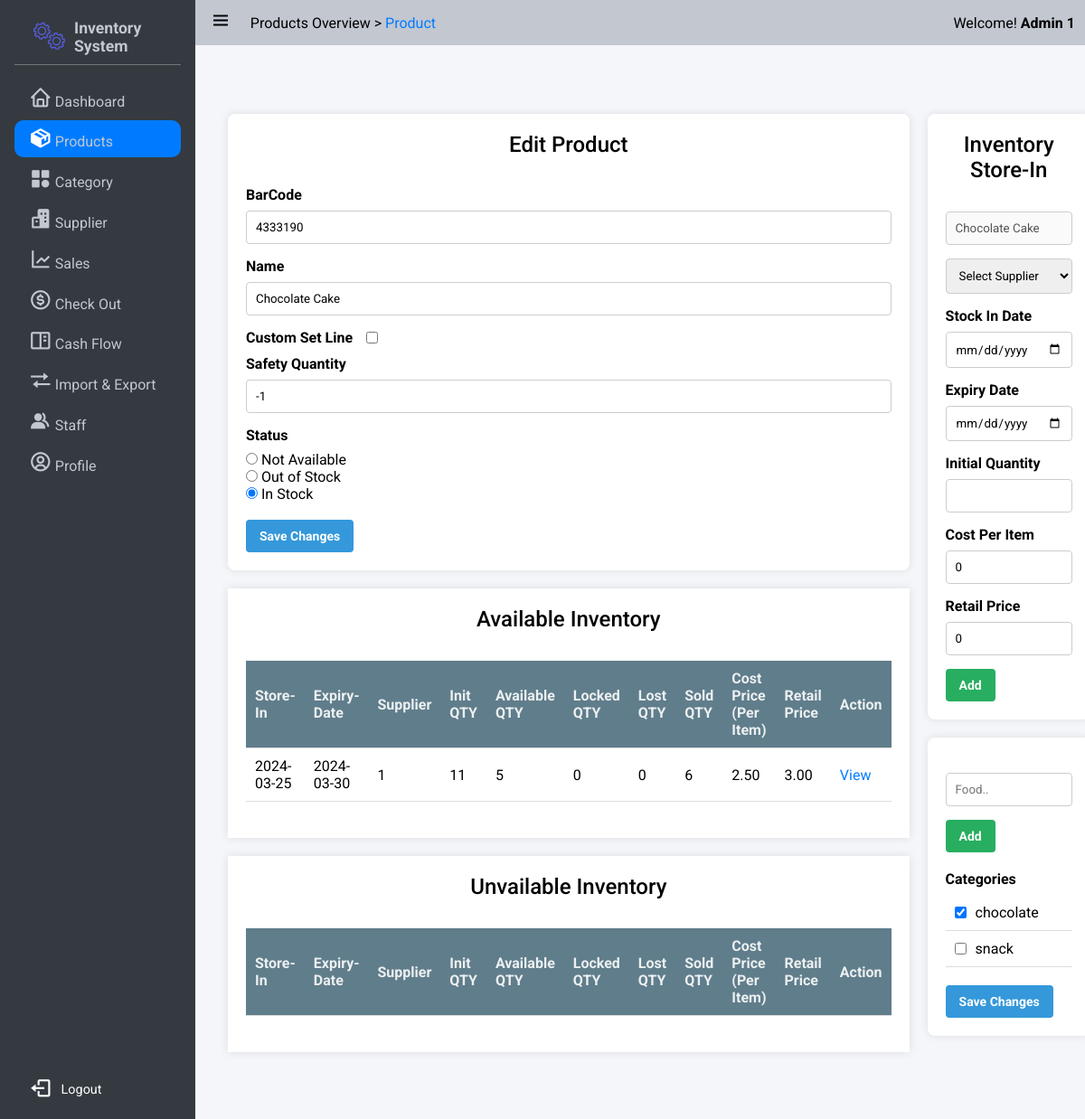
Page /products/2 (signed in) on the earlier database version.
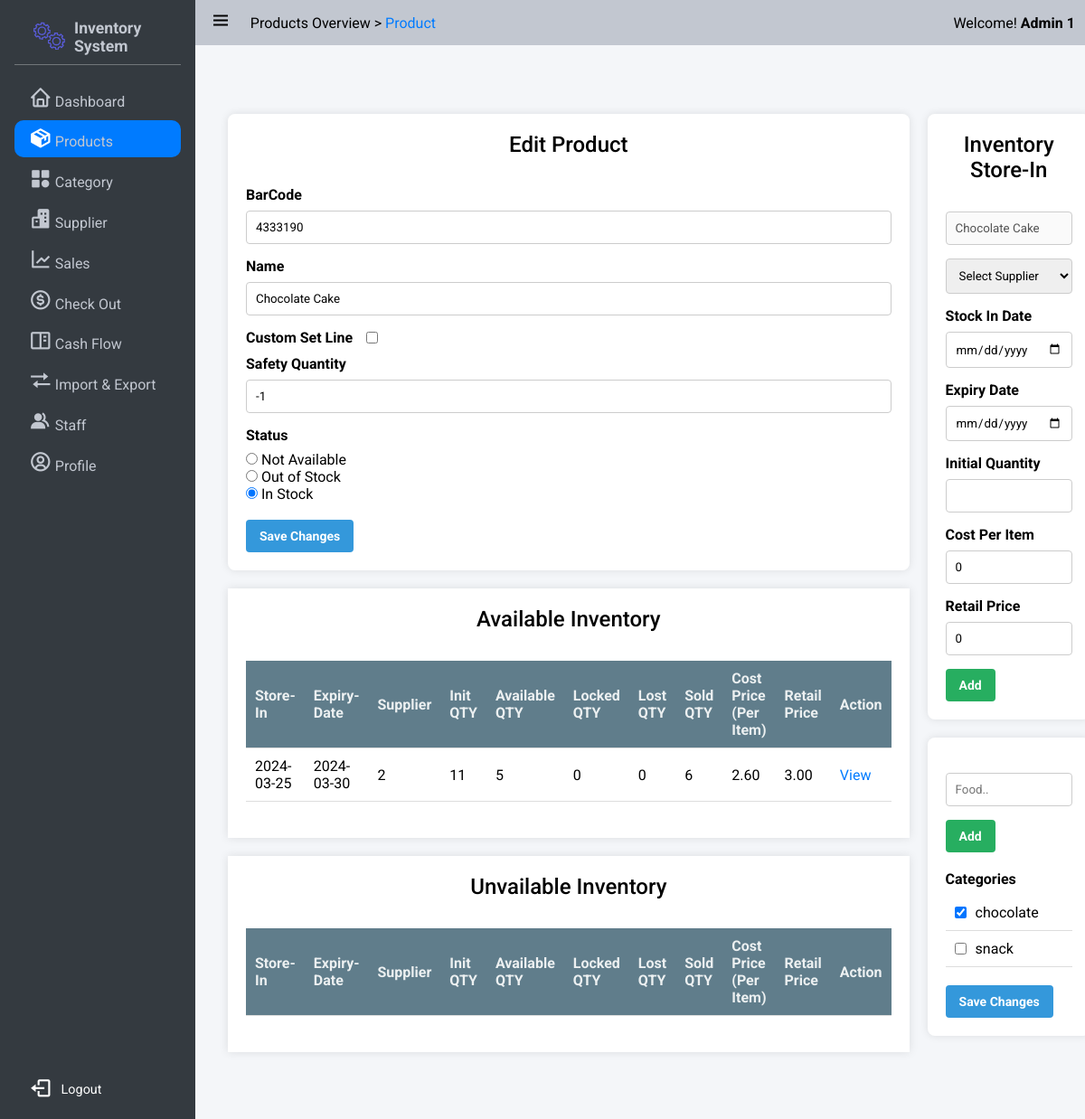
Same page on the later database version.
### app/models/product.py (models this page shows, shortened)
class Inventory(db.Model):
    id = db.Column(db.Integer, nullable=False, primary_key=True)
    Product_id = db.Column(db.Integer,db.ForeignKey('product.id'),nullable=False)
    Supplier_id = db.Column(db.Integer,db.ForeignKey('supplier.id'),nullable=False)
    StockInDate = db.Column(db.Date, nullable=False)
    ExpiryDate = db.Column(db.Date, nullable=False)
    Init_QTY = db.Column(db.Integer, nullable=True)
    Available_QTY = db.Column(db.Integer, nullable=False)
    Locked_QTY = db.Column(db.Integer, nullable=False)
    Lost_QTY = db.Column(db.Integer, nullable=False)
    Sold_QTY = db.Column(db.Integer, nullable=False)
    CostPerItem = db.Column(db.Double, nullable=False)
    RetailPrice = db.Column(db.Double,nullable=False)

### app/product/product_routers.py (the view)
@bp.route('/<int:id>', methods=['GET'])
@login_required
def get_product(id):
    if not id:
        id = request.args.get('id')
    product = db.one_or_404(db.select(Product).filter(Product.id == id))
    suppliers = Supplier.query.all()
    inventories = product.Inventories
    categories = Category.query.all()
    form = CreateProductForm(obj=product)
    form.categories.choices = [(category.id, category.Name) for category in Category.query.all()]
    inventoryForm = InventoryForm()
    inventoryForm.supplier.choices = [(supplier.id,supplier.Name) for supplier in suppliers]
    return render_template('product/detail.html', product=product,categories = categories,inventories = inventories,suppliers=suppliers,form = form,inventoryForm=inventoryForm,date=date)

### app/product/product_routers.py
class CreateProductForm(FlaskForm):
    name = StringField('Name', validators=[InputRequired()])
    barcode = IntegerField('BarCode', validators=[InputRequired()])
    safety_quantity_custom = BooleanField('Custom Set Line')
    safety_quantity = IntegerField('Safety Quantity', validators=[Optional()])
    status = SelectField('Status', choices=[('NotAvailable', 'Not Available'), ('OutOfStock', 'Out of Stock'), ('InStock', 'In Stock')], default='NotAvailable')
    categories = SelectMultipleField('Categories', choices=[], coerce=int)
    def __init__(self, *args, **kwargs):
        super(CreateProductForm, self).__init__(*args, **kwargs)
        self.categories.choices = [(category.id, category.Name) for category in Category.query.all()]

### app/auth.py (called while the page is built)
@login_manager.user_loader
def load_user(user_id):
    return User.query.get(int(user_id))

### app/templates/product/detail.html (shortened to what the changed rows need)
{% extends 'base.html' %}
{% block css_style %}
    <link rel="stylesheet" href="{{url_for('static',filename='css/flex.css')}}">
    <link rel="stylesheet" href="{{url_for('static',filename='css/grid.css')}}">
    <link rel="stylesheet" href="{{url_for('static',filename='css/form.css')}}">
    <link rel="stylesheet" href="{{url_for('static',filename='css/table.css')}}">
    <link rel="stylesheet" href="{{url_for('static',filename='css/category.css')}}">
{% endblock %}
{% block content %}
    <div class="grid-container four-two-grid">
        <div class="grid-item">
            <div class="table-container">
                <table style="width: 100%;" class="">
                    <thead>
                        <tr>
                            <th>Store-In</th>
                            <th>Expiry-Date</th>
                            <th>Supplier</th>
                            <th>Init QTY</th>
                            <th>Available QTY</th>
                            <th>Locked QTY</th>
                            <th>Lost QTY</th>
                            <th>Sold QTY</th>
                            <th>Cost Price (Per Item)</th>
                            <th>Retail Price</th>
                            <th>Action</th>
                        </tr>
                    </thead>
                    <tbody>
                        {% for inventory in product.Inventories if inventory.ExpiryDate>=date.today() %}
                            <tr>
                                <form method="POST" action="" style="display: inline-block;">
                                    <td><span>{{ inventory.StockInDate }}</span></td>
                                    <td><span>{{ inventory.ExpiryDate }}</span></td>
                                    <td><span>{{ inventory.Supplier_id }}</span></td>
                                    <td><span>{{ inventory.Init_QTY }}</span></td>
                                    <td><span>{{ inventory.Available_QTY }}</span></td>
                                    <td><span>{{ inventory.Locked_QTY }}</span></td>
                                    <td><span>{{ inventory.Lost_QTY}}</span></td>
                                    <td><span>{{ inventory.Sold_QTY }}</span></td>
                                    <td><span>{{ "%.2f"|format(inventory.CostPerItem) }}</span></td>
                                    <td><span>{{ "%.2f"|format(inventory.RetailPrice) }}</span></td>
                                </form>
                                <td>
                                    <a href="{{url_for('product.inventory_detail',id=inventory.id)}}">View</a>
                                </td>
                            </tr>
                        {% endfor %}
                    </tbody>
                </table>
            </div>
            <div class="table-container">
                <table style="width: 100%;" class="">
                    <thead>
                        <tr>
                            <th>Store-In</th>
                            <th>Expiry-Date</th>
                            <th>Supplier</th>
                            <th>Init QTY</th>
                            <th>Available QTY</th>
                            <th>Locked QTY</th>
                            <th>Lost QTY</th>
                            <th>Sold QTY</th>
                            <th>Cost Price (Per Item)</th>
                            <th>Retail Price</th>
                            <th>Action</th>
                        </tr>
                    </thead>
                </table>
            </div>
        </div>
    </div>
{% endblock %}

Differences in the rows shown:
changed Inventory: Supplier_id "1" → "2"; CostPerItem "2.50" → "2.60"
